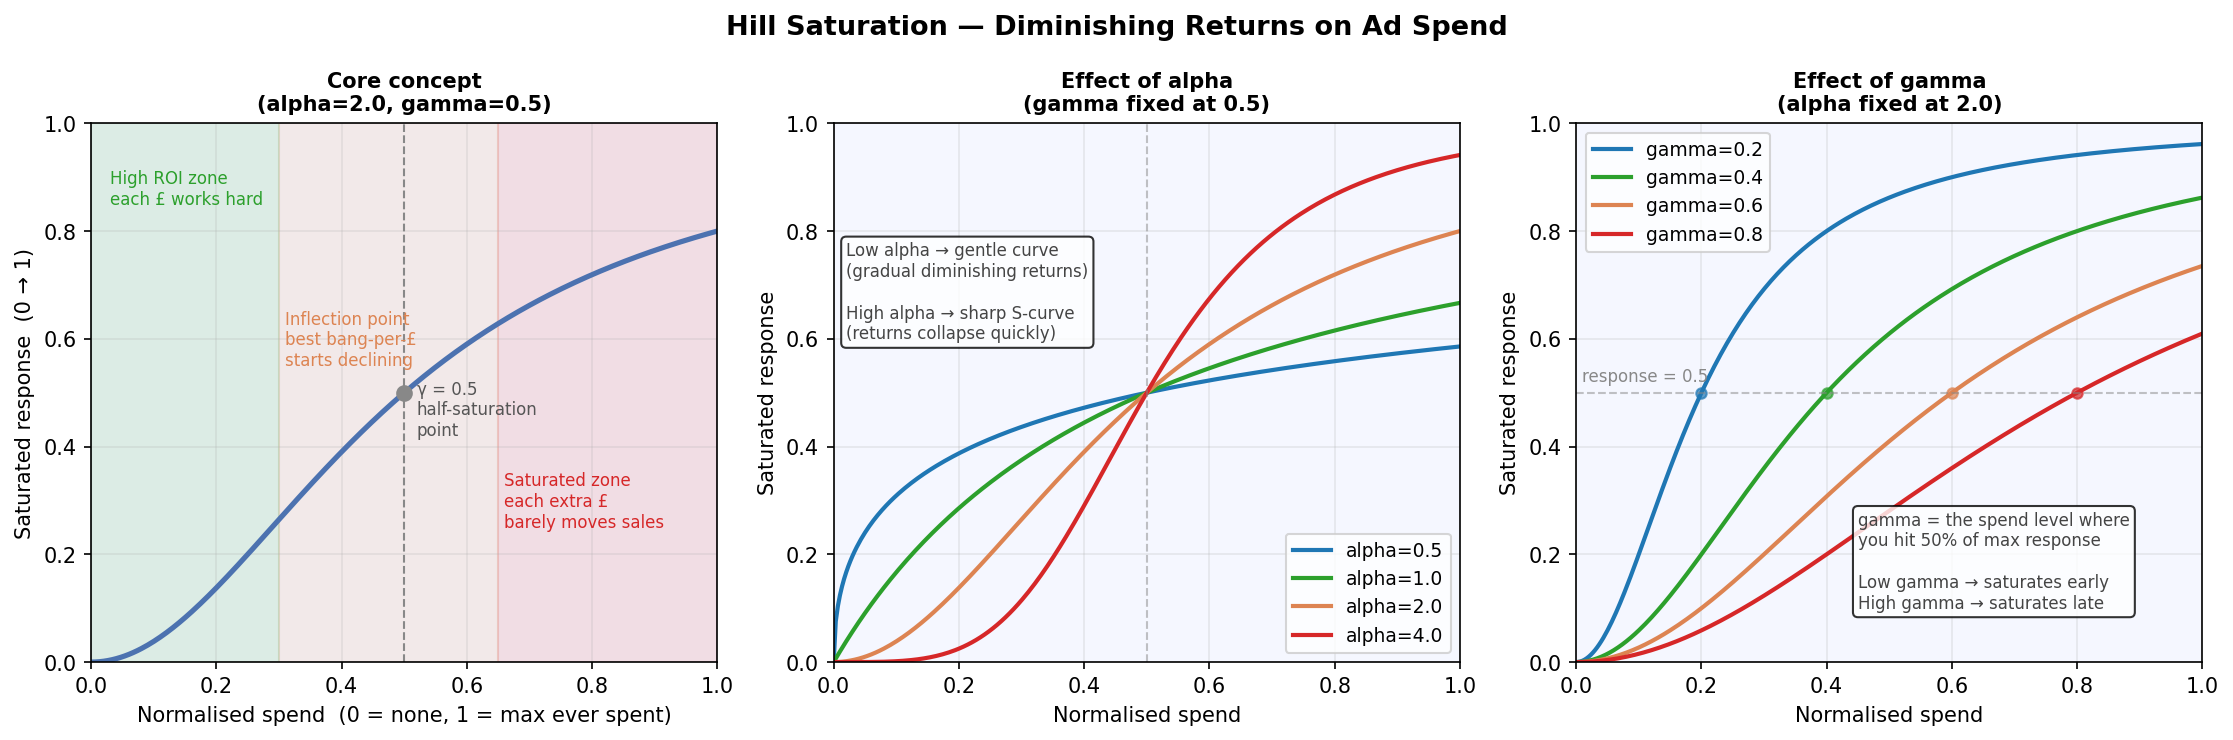

This figure's Python source:
"""
Hill Saturation Visual Explainer
Run: python -m model_test_jp.saturation_explainer
"""

import numpy as np
import matplotlib.pyplot as plt


def hill(x_norm, alpha, gamma):
    return x_norm ** alpha / (x_norm ** alpha + gamma ** alpha)


def plot_saturation_explainer(save_path="model_test_jp/saturation_explainer.png"):

    x = np.linspace(0, 1, 300)   # normalised spend 0→1
    SHADE = "#F5F7FF"

    fig, axes = plt.subplots(1, 3, figsize=(15, 5), facecolor='white')
    fig.suptitle("Hill Saturation — Diminishing Returns on Ad Spend",
                 fontsize=13, fontweight='bold')

    # ── Panel 1: the core concept ─────────────────────────────────────────────
    ax = axes[0]
    ax.set_facecolor(SHADE)

    y = hill(x, alpha=2.0, gamma=0.5)
    ax.plot(x, y, color='#4C72B0', lw=2.5)

    # annotate the three zones
    ax.axvspan(0,    0.30, alpha=0.12, color='#2ca02c')
    ax.axvspan(0.30, 0.65, alpha=0.12, color='#DD8452')
    ax.axvspan(0.65, 1.00, alpha=0.12, color='#d62728')

    ax.text(0.03, 0.85, "High ROI zone\neach £ works hard",   fontsize=8, color='#2ca02c')
    ax.text(0.31, 0.55, "Inflection point\nbest bang-per-£\nstarts declining", fontsize=8, color='#DD8452')
    ax.text(0.66, 0.25, "Saturated zone\neach extra £\nbarely moves sales", fontsize=8, color='#d62728')

    # mark gamma
    ax.axvline(0.5, color='#888', lw=1, ls='--')
    ax.plot(0.5, hill(0.5, 2.0, 0.5), 'o', color='#888', ms=7)
    ax.text(0.52, 0.42, "γ = 0.5\nhalf-saturation\npoint", fontsize=8, color='#555')

    ax.set_title("Core concept\n(alpha=2.0, gamma=0.5)", fontsize=10, fontweight='bold')
    ax.set_xlabel("Normalised spend  (0 = none, 1 = max ever spent)")
    ax.set_ylabel("Saturated response  (0 → 1)")
    ax.set_xlim(0, 1)
    ax.set_ylim(0, 1)
    ax.grid(alpha=0.25)

    # ── Panel 2: effect of alpha ──────────────────────────────────────────────
    ax = axes[1]
    ax.set_facecolor(SHADE)

    alphas  = [0.5, 1.0, 2.0, 4.0]
    palette = ['#1f77b4', '#2ca02c', '#DD8452', '#d62728']
    for a, c in zip(alphas, palette):
        ax.plot(x, hill(x, alpha=a, gamma=0.5), color=c, lw=2, label=f"alpha={a}")

    ax.axvline(0.5, color='#888', lw=1, ls='--', alpha=0.5)
    ax.set_title("Effect of alpha\n(gamma fixed at 0.5)", fontsize=10, fontweight='bold')
    ax.set_xlabel("Normalised spend")
    ax.set_ylabel("Saturated response")
    ax.legend(fontsize=9)
    ax.set_xlim(0, 1)
    ax.set_ylim(0, 1)
    ax.grid(alpha=0.25)
    ax.text(0.02, 0.6,
            "Low alpha → gentle curve\n(gradual diminishing returns)\n\nHigh alpha → sharp S-curve\n(returns collapse quickly)",
            fontsize=8, color='#444',
            bbox=dict(boxstyle='round', facecolor='white', alpha=0.8))

    # ── Panel 3: effect of gamma ──────────────────────────────────────────────
    ax = axes[2]
    ax.set_facecolor(SHADE)

    gammas  = [0.2, 0.4, 0.6, 0.8]
    palette = ['#1f77b4', '#2ca02c', '#DD8452', '#d62728']
    for g, c in zip(gammas, palette):
        ax.plot(x, hill(x, alpha=2.0, gamma=g), color=c, lw=2, label=f"gamma={g}")
        # mark inflection point
        ax.plot(g, 0.5, 'o', color=c, ms=5, alpha=0.7)

    ax.axhline(0.5, color='#888', lw=1, ls='--', alpha=0.5)
    ax.text(0.01, 0.52, "response = 0.5", fontsize=8, color='#888')
    ax.set_title("Effect of gamma\n(alpha fixed at 2.0)", fontsize=10, fontweight='bold')
    ax.set_xlabel("Normalised spend")
    ax.set_ylabel("Saturated response")
    ax.legend(fontsize=9)
    ax.set_xlim(0, 1)
    ax.set_ylim(0, 1)
    ax.grid(alpha=0.25)
    ax.text(0.45, 0.1,
            "gamma = the spend level where\nyou hit 50% of max response\n\nLow gamma → saturates early\nHigh gamma → saturates late",
            fontsize=8, color='#444',
            bbox=dict(boxstyle='round', facecolor='white', alpha=0.8))

    plt.tight_layout()
    plt.savefig(save_path, dpi=150, bbox_inches='tight')
    print(f"✅ Saved to: {save_path}")
    plt.close()


if __name__ == "__main__":
    plot_saturation_explainer()
